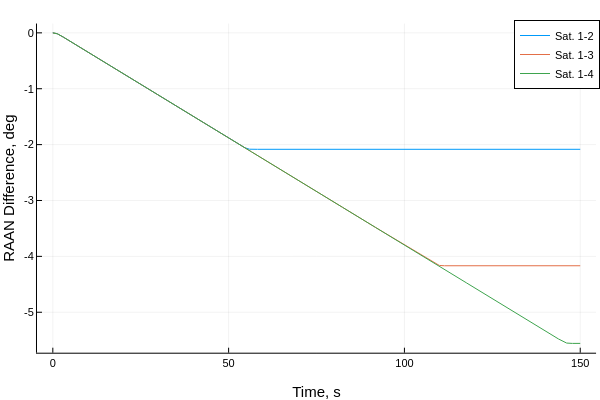

Notebook source saved alongside this figure:
### Code cell
plot(thist,broadcast.(rad2deg,Ωhist[2:end,:]),label=permutedims(mylabel))
plot!(xlabel="Time, s", ylabel = "RAAN Difference, deg")

### Figure 1 — Plotly figure (JSON) as saved in the notebook; plotly's stock layout.template omitted (floating-point values rounded to 4 significant figures; data arrays with more than 128 entries replaced by an {"elided": "..."} marker saying what was removed)
{"data": [{"colorbar": {"title": ""}, "legendgroup": "Sat. 1-2", "line": {"color": "rgba(0, 154, 250, 1.000)", "dash": "solid", "shape": "linear", "width": 1}, "mode": "lines", "name": "Sat. 1-2", "showlegend": true, "type": "scatter", "x": {"elided": "1501 float values"}, "xaxis": "x", "y": {"elided": "1501 float values"}, "yaxis": "y", "zmax": null, "zmin": null}, {"colorbar": {"title": ""}, "legendgroup": "Sat. 1-3", "line": {"color": "rgba(227, 111, 71, 1.000)", "dash": "solid", "shape": "linear", "width": 1}, "mode": "lines", "name": "Sat. 1-3", "showlegend": true, "type": "scatter", "x": {"elided": "1501 float values"}, "xaxis": "x", "y": {"elided": "1501 float values"}, "yaxis": "y", "zmax": null, "zmin": null}, {"colorbar": {"title": ""}, "legendgroup": "Sat. 1-4", "line": {"color": "rgba(62, 164, 78, 1.000)", "dash": "solid", "shape": "linear", "width": 1}, "mode": "lines", "name": "Sat. 1-4", "showlegend": true, "type": "scatter", "x": {"elided": "1501 float values"}, "xaxis": "x", "y": {"elided": "1501 float values"}, "yaxis": "y", "zmax": null, "zmin": null}], "layout": {"annotations": [], "height": 400, "legend": {"bgcolor": "rgba(255, 255, 255, 1.000)", "bordercolor": "rgba(0, 0, 0, 1.000)", "borderwidth": 1, "font": {"color": "rgba(0, 0, 0, 1.000)", "family": "sans-serif", "size": 11}, "title": {"font": {"color": "rgba(0, 0, 0, 1.000)", "family": "sans-serif", "size": 15}, "text": ""}, "tracegroupgap": 0, "traceorder": "normal", "x": 1, "xanchor": "auto", "y": 1, "yanchor": "auto"}, "margin": {"b": 20, "l": 0, "r": 0, "t": 20}, "paper_bgcolor": "rgba(255, 255, 255, 1.000)", "plot_bgcolor": "rgba(255, 255, 255, 1.000)", "showlegend": true, "width": 600, "xaxis": {"anchor": "y", "domain": [0.06165, 0.9934], "gridcolor": "rgba(0, 0, 0, 0.100)", "gridwidth": 0.5, "linecolor": "rgba(0, 0, 0, 1.000)", "mirror": false, "range": [-4.5, 154.5], "showgrid": true, "showline": true, "showticklabels": true, "tickangle": 0, "tickcolor": "rgb(0, 0, 0)", "tickfont": {"color": "rgba(0, 0, 0, 1.000)", "family": "sans-serif", "size": 11}, "tickmode": "array", "ticks": "inside", "ticktext": ["0", "50", "100", "150"], "tickvals": [0, 50, 100, 150], "title": "Time, s", "titlefont": {"color": "rgba(0, 0, 0, 1.000)", "family": "sans-serif", "size": 15}, "type": "-", "visible": true, "zeroline": false, "zerolinecolor": "rgba(0, 0, 0, 1.000)"}, "yaxis": {"anchor": "x", "domain": [0.07581, 0.9902], "gridcolor": "rgba(0, 0, 0, 0.100)", "gridwidth": 0.5, "linecolor": "rgba(0, 0, 0, 1.000)", "mirror": false, "range": [-5.724, 0.1666], "showgrid": true, "showline": true, "showticklabels": true, "tickangle": 0, "tickcolor": "rgb(0, 0, 0)", "tickfont": {"color": "rgba(0, 0, 0, 1.000)", "family": "sans-serif", "size": 11}, "tickmode": "array", "ticks": "inside", "ticktext": ["-5", "-4", "-3", "-2", "-1", "0"], "tickvals": [-5, -4, -3, -2, -1, 0], "title": "RAAN Difference, deg", "titlefont": {"color": "rgba(0, 0, 0, 1.000)", "family": "sans-serif", "size": 15}, "type": "-", "visible": true, "zeroline": false, "zerolinecolor": "rgba(0, 0, 0, 1.000)"}}}
